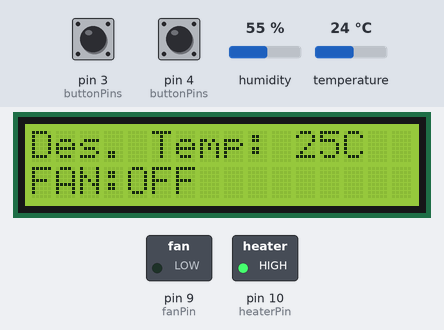
Bench run of a sketch on a simulated Arduino Uno, built with avr-gcc and run on an emulated ATmega328P. Shown: 16×2 character LCD, switched loads named in the sketch (green lamp = pin HIGH). Wiring (inferred from the names in the program): DHT22 sensor: data pin 2. The inputs (shaded band) are chosen by the test bench; at power-on: temperature 24 °C, pin 3 (buttonPins) HIGH, pin 4 (buttonPins) HIGH, humidity 55 %. What the sketch prints to the serial monitor is not drawn.

Above: at 1.2 s.
1.3 s: temperature set to 25.5 °C
At 2.8 s:
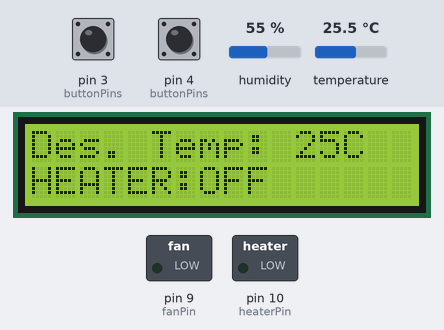
4.3 s: pin 3 (buttonPins) pulled LOW for 0.15 s
At 6.9 s:
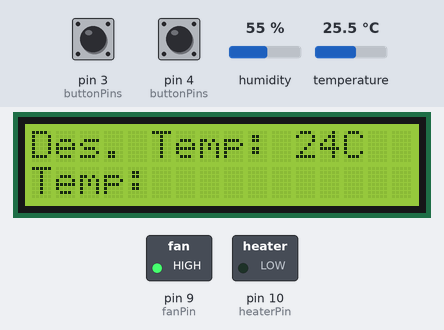
7.4 s: temperature set to 7 °C
At 8.9 s:
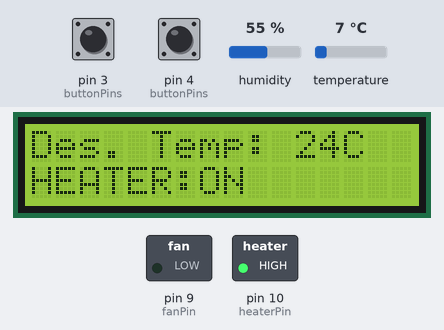
10.4 s: pin 4 (buttonPins) pulled LOW for 0.15 s
At 12.7 s:
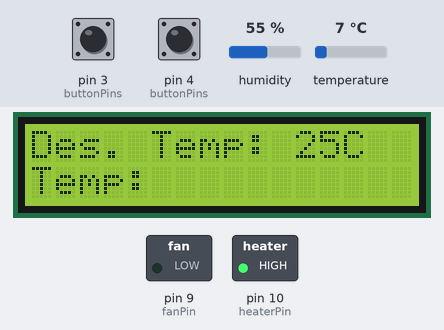
13.5 s: pin 4 (buttonPins) pulled LOW for 1 s
At 14.9 s:
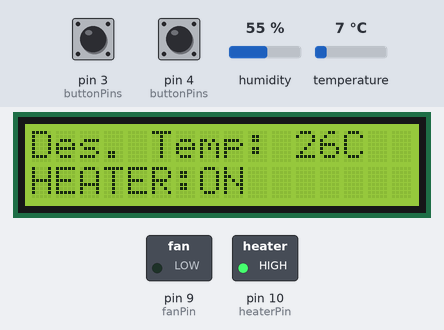
16.0 s: pin 3 (buttonPins) pulled LOW for 1 s
At 17.9 s:
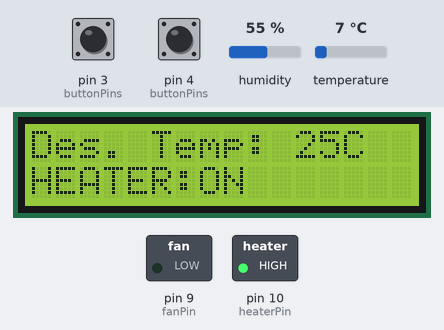
Timing chart, 0 to 19.4 s (numbered marks = the images above; inputs shaded):
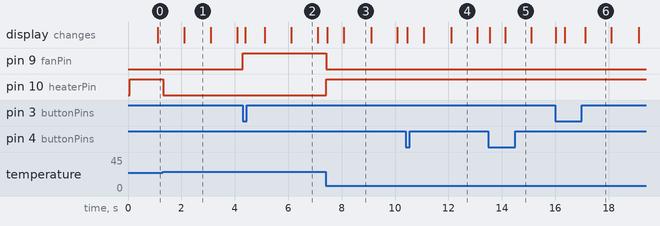

Measured:
- the behaviour switches between 24.9 and 25 °C on temperature (found by bisection; images 0 and 1)
- after the input at 1.3 s, pin 10 (heaterPin): HIGH → LOW at once; the display: changes after 0.81 s (image 1)
- after the input at 4.3 s, pin 9 (fanPin): LOW → HIGH at once; the display: first changes after 0.10 s (image 2 shows a later state)
- after the input at 7.4 s, pin 9 (fanPin): HIGH → LOW at once; pin 10 (heaterPin): LOW → HIGH at once; the display: first changes after 0.06 s (image 3 shows a later state)
- what the display in image 1 shows lasts 1.0 s, from 2.1 s to 3.1 s

The sketch:

ArduinoDigitalThermostat.ino
```cpp
#include <stdint.h>
#include "DHT22.hpp"
#include "UserInterface.hpp"


const int sensorPin = 2;
const int fanPin = 9;
const int heaterPin = 10;


DHT22 tempSensor(sensorPin);
TemperatureController tempController(fanPin, heaterPin);
UserInterface userInterface;


void setup() {
  // put your setup code here, to run once:
  Serial.begin(9600);
}

void loop() {
  // Print blank Space after each loop
  Serial.println("");

  // Read temperature from sensor and handle error
  int readError;
  if ((readError = tempSensor.read())) {
    Serial.print("Temp Read Error: ");
    switch (readError) {
      case tempSensor.TEMP_ERROR_CHECKSUM: Serial.println("CheckSum Error"); break;
      case tempSensor.TEMP_ERROR_TIMEOUT: Serial.println("Timeout Error"); break;
      default: Serial.println("Unknown Error");
    }
  }

  // Read userInterface buttons
  userInterface.read();

  // Show current state of program on LCD display
  userInterface.show(tempSensor, tempController);

  // Update fan and heater state based on desired and measured temperature
  tempController.update(userInterface.getDesiredTemp(), tempSensor.get());

  // Print Temperature to Serial Monitor
  Serial.print("Temperature(C): ");
  Serial.println(tempSensor.get());
}
```

Buttons.cpp
```cpp
#include <Arduino.h>
#include "Buttons.hpp"


Buttons::Buttons(int *buttonPins) {
  // Save buttonPins as attribute
  pins = buttonPins;
}

void Buttons::initialize() {

  // Initalize all button pins as input pullup pins
  for (int i = 0; i < count; i++) {
    pinMode(pins[i], INPUT_PULLUP);
    callbacks[i] = NULL;
  }
}

void Buttons::setCallback(int buttonNo, voidFunction callback, void *obj) {

  // Store function to callback for a given button press
  callbacks[buttonNo] = callback;

  // Store object who's method should be called
  callbackObjs[buttonNo] = obj;
}

void Buttons::checkAll() {

  // Iterate over all buttons
  for (int i = 0; i < count; i++) {

    // Check if button is pressed(pin goes LOW)
    int pin = pins[i];
    if (digitalRead(pin) == LOW) {

      // If so, check if button is locked
      if (!lockedBtns[i]) {

        // Lock button to stop considering a single click as multiple clicks
        lockedBtns[i] = true;

        // If callback is set for button, then call it
        if (callbacks[i] != NULL) callbacks[i](callbackObjs[i]);
      }
    } else {
      // If button is now pressed, then remove lock
      lockedBtns[i] = false;
    }
  }
}
```

Buttons.hpp
```cpp
#define btnCount 2

typedef void (*voidFunction) (void *obj);

class Buttons {
  public:
    Buttons(int *buttonPins);
    void initialize();
    void checkAll();
    void setCallback(int buttonNo, voidFunction callback, void *obj);
  private:
    void (*callbacks[btnCount]) (void *obj);
    void *callbackObjs[btnCount];
    int count = btnCount;
    int *pins;
    int lockedBtns[btnCount] = {0};
};
```

DHT22.cpp
```cpp
#include <stdint.h>
#include <Arduino.h>
#include "DHT22.hpp"


DHT22::BitState DHT22::readBit() {

  // Wait for line to go low
  int loopCnt = LOOP_TIME;
  while(digitalRead(sensorPin) == LOW)
    if (loopCnt-- == 0) return BIT_READ_TIMEOUT;

  // Start to measure time
  unsigned long t = micros();

  // Wait till line becomes high
  loopCnt = LOOP_TIME;
  while(digitalRead(sensorPin) == HIGH)
    if (loopCnt-- == 0) return BIT_READ_TIMEOUT;

  // If line was low for more than 40 ms, consider as logic 1 else logic 0
  return (micros() - t > 40) ? LOGIC_1 : LOGIC_0;
}

TemperatureSensor::ReadState DHT22::read() {
  // BUFFER TO RECEIVE
  uint8_t bits[5] = {0};
  uint8_t cnt = 7;
  uint8_t idx = 0;
  BitState bitBuf;

  // REQUEST SAMPLE
  // Request Method as described in datasheet
  pinMode(sensorPin, OUTPUT);
  digitalWrite(sensorPin, LOW);
  delayMicroseconds(1100);  // Pulls down the line for 1ms
  digitalWrite(sensorPin, HIGH);
  delayMicroseconds(40); // Pulls up line for 40us
  pinMode(sensorPin, INPUT);

  // ACKNOWLEDGE or TIMEOUT
  if (readBit() == BIT_READ_TIMEOUT) return TEMP_ERROR_TIMEOUT;

  // READ OUTPUT - 40 BITS => 5 BYTES or TIMEOUT
  for (int i=0; i<40; i++) {

    // Read single bit from line
    bitBuf = readBit();
    if (bitBuf == BIT_READ_TIMEOUT) return TEMP_ERROR_TIMEOUT;
    else if (bitBuf == LOGIC_1) bits[idx] |= (1 << cnt);  // Left shift to appropriate bit and store
    if (cnt == 0) {   // next byte?
      cnt = 7;    // restart at MSB
      idx++;      // next byte!
    }
    else cnt--;
  }

  // WRITE TO RIGHT VARS
  temperature = ((word)(bits[2] & 0x7F)) << 8 | bits[3];
  temperature *= 0.1;
  if (bits[2] & 0x80) temperature *= -1;

  uint8_t sum = bits[0] + bits[1] + bits[2] + bits[3];

  if (bits[4] != sum) return TEMP_ERROR_CHECKSUM;
  return TEMP_READ_OK;
}
```

DHT22.hpp
```cpp
#include "TemperatureSensor.hpp"


#define LOOP_TIME 10000


class DHT22 : public TemperatureSensor {
   public:
      DHT22(int pin) : TemperatureSensor(pin) {};
      ReadState read() override;
   private:
      enum BitState { LOGIC_0, LOGIC_1, BIT_READ_TIMEOUT };
      BitState readBit();
};
```

TemperatureController.cpp
```cpp
#include <Arduino.h>
#include "TemperatureController.hpp"


TemperatureController::TemperatureController(int fanPin, int heaterPin) {

  // Store pin numbers and set them as output
  this->fanPin = fanPin;
  this->heaterPin = heaterPin;

  pinMode(fanPin, OUTPUT);
  pinMode(heaterPin, OUTPUT);
}

TemperatureController::SystemState TemperatureController::getState() {

  // Get state of fan and heater
  if (isFanOn) return FAN_ON;
  if (isHeaterOn) return HEATER_ON;
  return BOTH_OFF;
}

void TemperatureController::update(int desiredTemp, int currentTemp) {

  // Update fan and heater state based on desired and current temp
  if (abs(desiredTemp - currentTemp) < tolerance) {

    // If desired and current temp is close enough then don't switch on anything
    setFan(LOW);
    setHeater(LOW);
  } else if (desiredTemp > currentTemp) {

    // If desired temp is higher then turn on heater and turn off fan
    setFan(LOW);
    setHeater(HIGH);
  } else if (desiredTemp < currentTemp) {

    // If desired temp is lower then turn on fan and turn off heater
    setFan(HIGH);
    setHeater(LOW);
  }
}

void TemperatureController::setFan(int state) {
  if (state) {
    // Set fan on flag and write HIGH to fanPin
    isFanOn = 1;
    digitalWrite(fanPin, HIGH);
  } else {
    // Set fan off flag and write LOW to fanPin
    isFanOn = 0;
    digitalWrite(fanPin, LOW);
  }
}
void TemperatureController::setHeater(int state) {
  if (state) {
    // Set heater on flag and write HIGH to heaterPin
    isHeaterOn = 1;
    digitalWrite(heaterPin, HIGH);
  } else {
    // Set heater off flag and write LOW to heaterPin
    isHeaterOn = 0;
    digitalWrite(heaterPin, LOW);
  }
}
```

TemperatureController.hpp
```cpp
class TemperatureController {
  public:
    TemperatureController(int fanPin, int heaterPin);

    enum SystemState { BOTH_OFF, FAN_ON, HEATER_ON };
    SystemState getState();

    void setFan(int state);
    void setHeater(int state);
    void update(int desiredTemp, int currentTemp);
  private:
    int fanPin, heaterPin;
    int isFanOn, isHeaterOn;
    float tolerance = 1;  // Tolerance between desired and measured temperature
};
```

TemperatureSensor.cpp
```cpp
#include "TemperatureSensor.hpp"


TemperatureSensor::TemperatureSensor(int pin) {
  // Store sensorPin
  sensorPin = pin;
}

float TemperatureSensor::get() {
  // getter for temperature
  return temperature;
}
```

TemperatureSensor.hpp
```cpp
#ifndef TEMPSENSOR_H
#define TEMPSENSOR_H

class TemperatureSensor {
  public:
    TemperatureSensor(int pin);

    enum ReadState { TEMP_READ_OK, TEMP_ERROR_CHECKSUM, TEMP_ERROR_TIMEOUT };

    float get();
    virtual ReadState read() { return TEMP_ERROR_TIMEOUT; };
  protected:
    float temperature;
    int sensorPin;
};

#endif
```

UserInterface.cpp
```cpp
#include <Arduino.h>
#include <stdlib.h>
#include <string.h>
#include "UserInterface.hpp"


typedef void (UserInterface::*uiMethod) (void *obj);

char *ftostr(float num, int maxDigits, int decimals);
void increaseTempObj(void *obj);
void decreaseTempObj(void *obj);

UserInterface::UserInterface() {
  // Initalize all buttons and display
  buttons = new Buttons(buttonPins);
  buttons->initialize();

  int rs = 12, en = 11, d4 = 8, d5 = 7, d6 = 6, d7 = 5;
  lcd = new LiquidCrystal(rs, en, d4, d5, d6, d7);
  lcd->begin(16, 2);

  // Run increaseTemp when BTN_PLUS is clicked
  buttons->setCallback(BTN_PLUS, &increaseTempObj, this);

  // Run decreaseTemp when BTN_MINUS is clicked
  buttons->setCallback(BTN_MINUS, &decreaseTempObj, this);
}


void UserInterface::read() {
  // Check all buttons and run appropriate callbacks if any buttons are pressed
  buttons->checkAll();
}


void UserInterface::show(TemperatureSensor tempSensor, TemperatureController tempController) {
  // Print Desired Temperature to first line
  char line[17];
  lcd->setCursor(0, 0);
  sprintf(line, "Des. Temp:%3dC", desiredTemp);
  lcd->print(line);

  // Switch between temperature, fan state and heater state on second line
  // Store fan and heater state as a string
  String fanState;
  String heaterState;
  switch (tempController.getState()) {
    case tempController.FAN_ON: fanState = "ON";  heaterState = "OFF"; break;
    case tempController.HEATER_ON: heaterState = "ON"; fanState = "OFF"; break;
    case tempController.BOTH_OFF: fanState = "OFF"; heaterState = "OFF"; break;
  }

  // Determine screen to show based on time ellapsed
  screenNo = (millis() / screenInterval) % screensCount;
  switch (screenNo) {
    case 1: sprintf(line, "FAN:%s", fanState.c_str()); break;  // Show fan state when screen is 2
    case 2: sprintf(line, "HEATER:%s", heaterState.c_str()); break;  // Show heater state when screen is 3
    default: sprintf(line, "Temp:%sC", ftostr(tempSensor.get(), 5, 1));  // Show temperature when screen is 1
  }

  // Clear second Line
  lcd->setCursor(0, 1);
  lcd->print("                ");

  // Reset cursor and print line
  lcd->setCursor(0, 1);
  lcd->print(line);
}


void UserInterface::increaseTemp() { desiredTemp++; /* Increase Desired Temp */ }
void UserInterface::decreaseTemp() { desiredTemp--; /* Decrease Desired Temp */ }

int UserInterface::getDesiredTemp() { return desiredTemp;  /* Getter for Desired Temp */ }

void increaseTempObj(void *obj) {
  // A wrapper function over increaseTemp which can be called with object reference
  UserInterface *uiObj = (UserInterface *)obj;
  uiObj->increaseTemp();
}

void decreaseTempObj(void *obj) {
  // A wrapper function over decreaseTemp which can be called with object reference
  UserInterface *uiObj = (UserInterface *)obj;
  uiObj->decreaseTemp();
}

char *ftostr(float num, int maxDigits, int decimals) {
  char str[100];

  dtostrf(num, maxDigits, decimals, str);
  return str;
}
```

UserInterface.hpp
```cpp
#include "Buttons.hpp"
#include "TemperatureSensor.hpp"
#include "TemperatureController.hpp"
#include "LiquidCrystal.h"


class UserInterface {
  public:
    UserInterface();
    void read();
    void show(TemperatureSensor tempSensor, TemperatureController tempController);
    void increaseTemp();
    void decreaseTemp();
    int getDesiredTemp();
  private:
    enum buttonNames { BTN_PLUS, BTN_MINUS };
    int buttonPins[2] = { 4, 3 };
    Buttons *buttons;

    LiquidCrystal *lcd;

    int desiredTemp = 25;
    int screenNo = 0;
    int screensCount = 3;
    int screenInterval = 1000;
};
```
